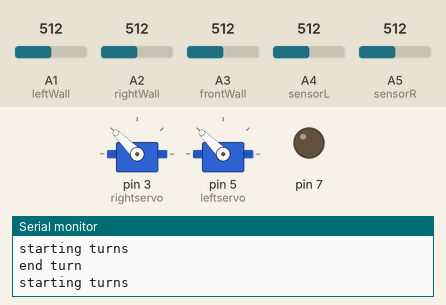
Recording of a sketch running on a simulated Arduino Uno, built with avr-gcc and run on an emulated ATmega328P. Shown: 2 × servo, output pins drawn as LEDs (lit = HIGH), the last lines printed to the serial monitor. The inputs (shaded band) are chosen by the test bench; at power-on: A3 (frontWall) = 512, A2 (rightWall) = 512, A1 (leftWall) = 512, A4 (sensorL) = 512, A5 (sensorR) = 512.

Above: at 3.2 s.
3.3 s: A3 (frontWall) set to 109
6.8 s: A3 (frontWall) set to 91
At 8.0 s:
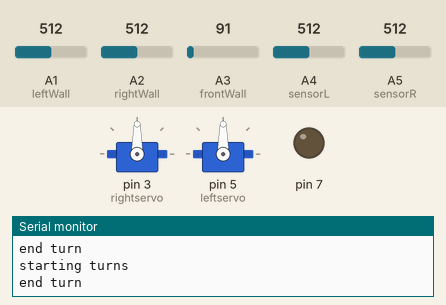
11.1 s: A2 (rightWall) set to 168
14.6 s: A2 (rightWall) set to 144
At 15.1 s:
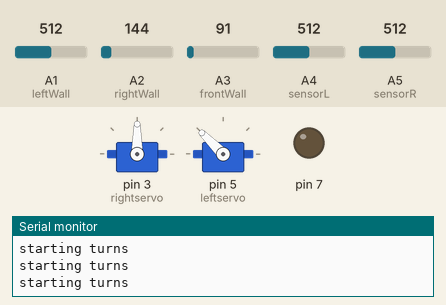
20.5 s: A2 (rightWall) set to 306
At 21.2 s:
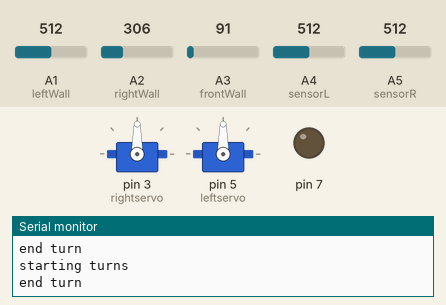
24.0 s: A2 (rightWall) set to 30
At 25.3 s:
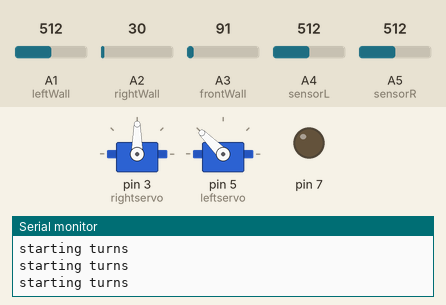
Timing chart, 0 to 28.6 s (numbered marks = the images above; inputs shaded):
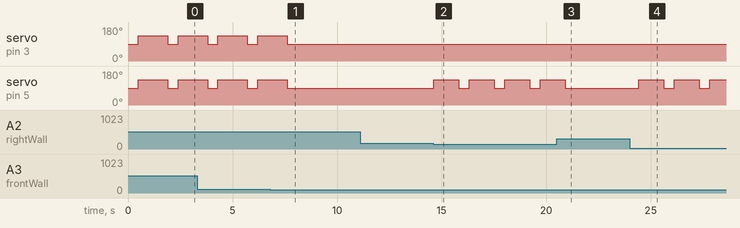

The sketch:

CharArray-11-9-18.ino
```cpp
#include <Servo.h>
//#include "radio.h"

//#include <SPI.h>
//#include "nRF24L01.h"
//#include "RF24.h"
//#include "printf.h"

//#define LOG_OUT 1 // use the log output function
//#define FFT_N 128 // set to 128 point fft
//#include <FFT.h>

//ARUINO INPUTS
int sensorL = A4;
int sensorR = A5;

int leftWall = A1;
int frontWall = A3;
int rightWall = A2;
//wall selector
//int s2 = 12;
//int s1 = 11;
//int s0 = 10;
////wall sensor
//int walls = A3;

//wall mux
//000 Left
//001 Right
//010 Front


//CALIBRATED GLOBAL VARIABLES
int lineVoltage = 800;
int LRwalls = 155;
int Fwall = 100;
int pause = 1200;
int mic_threshold = 40;

//NON-CALIBRATED GLOBAL VARIABLES
Servo rightservo;
Servo leftservo;

////wall reads
//int read_wallR = 0;
//int read_wallL = 0;
//int read_wallF = 0;
int robot = 0;
// radio information
unsigned char to_send_0 = 0b00000000;
unsigned char to_send_1 = 0b00000000;

int rows = 4; //length along y direction
int cols = 5; //length along x direction
char northWall = 0b00001000;
char eastWall = 0b00000100;
char southWall = 0b00000010;
char westWall = 0b00000001;

char front = 0b00001000;
char right = 0b00000100;
char left = 0b00000001;

enum maze_direction {
  north,
  south,
  east,
  west
};

short maze[5][4] =
  { {0, 0, 0, 0},
    {0, 0, 0, 0},
    {0, 0, 0, 0},
    {0, 0, 0, 0},
    {0, 0, 0, 0},
  };
int moves[60];//rows*cols*3];
int current[2]= {0, 0}; //first is x, second y
int count = 0;
bool backtracking = false;
maze_direction c_direction = north;

void setup() {
  //setting up maze
  maze[0][0] = true;

  //wall selects
//  pinMode(s2, OUTPUT);
//  pinMode(s1, OUTPUT);
//  pinMode(s0, OUTPUT);

  Serial.begin(9600);
  //printf_begin();

  //LED for robot detection
  pinMode(7, OUTPUT);
  servoSetup();

//  radioSetup();
//
//  int mic = 0;
//  while (mic == 0) {
//    mic = detectMicrophone();
//    Serial.println("Waiting for mic");
//  }
}

int readL[3] = {lineVoltage + 100, lineVoltage + 100, lineVoltage + 100};
int readR[3] = {lineVoltage + 100, lineVoltage + 100, lineVoltage + 100};
double leftAverage;
double rightAverage;

void loop() {
  sample();
  follow();
}

/*Sets up servos*/
void servoSetup()
{
  rightservo.attach(3);
  leftservo.attach(5);
  rightservo.write(90);
  leftservo.write(90);
}

/*All sensor values are read in and assigned to their proper variable in this method*/
void sample()
{
  //LINE SENSORS
  readR[0] = readR[1];
  readR[1] = readR[2];
  readR[2] = analogRead(sensorR);
  readL[0] = readL[1];
  readL[1] = readL[2];
  readL[2] = analogRead(sensorL);

  leftAverage = (readL[0] + readL[1] + readL[2])/3;
  rightAverage = (readR[0] + readR[1] + readR[2])/3;
  //END LINE SENSORS
}

/*Uses line sensors to have robots follow the line*/
void follow()
{
  // Go forward
  if (rightAverage >= lineVoltage && leftAverage >= lineVoltage) {
    leftservo.write(135);
    rightservo.write(45);
  }
  // intersection
  else if (rightAverage < lineVoltage && leftAverage < lineVoltage) {
    intersection();
  }
  // Continue turning right
  else if (rightAverage < lineVoltage && leftAverage >= lineVoltage) {
    leftservo.write(135);
    rightservo.write(90);
  }
  // Continue turning left
  else if (rightAverage >= lineVoltage && leftAverage < lineVoltage) {
    leftservo.write(90);
    rightservo.write(45);
  }
}

void intersection(){
// not sure if this stopping is necessary or not
  leftservo.write(90);
  rightservo.write(90);
  delay(500);
  char relativeState = 0; // 1 means can go
  char absoluteState = 0; // 1 means can go

  bool rWall = detectRightWall();
  bool lWall = detectLeftWall();
  bool fWall = detectFrontWall();

  if (!rWall) {
    relativeState = relativeState | right;
  }
  if (!lWall) {
    relativeState = relativeState | left;
  }
  if (!fWall) {
    relativeState = relativeState | front;
  }
//  detectRobot();
//  if (robot == 1) {
//    to_send_0 = to_send_0 | robot_present;
//    relativeState = relativeState & ~front;
//    digitalWrite(7, HIGH);
//    delay(500);
//  }
//  digitalWrite(7, LOW);

  absoluteState = relativeState;
  if (c_direction == east){
    absoluteState = fourBitWrap(absoluteState, 1);
  }
  if (c_direction == south){
    absoluteState = fourBitWrap(absoluteState, 2);
  }
  if (c_direction == west){
    absoluteState = fourBitWrap(absoluteState, 3);
  }
//
//  if ((absoluteState & 0b00001000) == 0){
//    to_send_1 = to_send_1 | wall_present_north;
//  }
//  if ((absoluteState & 0b00000100) == 0){
//    to_send_1 = to_send_1 | wall_present_east;
//  }
//  if ((absoluteState & 0b00000010) == 0){
//    to_send_1 = to_send_1 | wall_present_west;
//  }
//  if ((absoluteState & 0b00000001) == 0){
//    to_send_1 = to_send_1 | wall_present_south;
//  }
//
//  // radio information
//  ping_out( 0b11000000 );
//  delay( 250 );
//  ping_out( to_send_0 );
//  delay( 250 );
//  ping_out( 0b10000000 );
//  delay(250);
//  ping_out( to_send_1 );
//
//  to_send_0 = 0b00000000;
//  to_send_1 = 0b00000000;

  switch(c_direction) {
    case north :
      current[1] = current[1] + 1;
    case east :
      current[0] = current[0] + 1;
    case south :
      current[1] = current[1] - 1;
    case west :
      current[0] = current[0] - 1;
  }

  if (maze[current[0]][current[1]+1])
  {
    absoluteState = absoluteState & 0b11110111;
  }
  if (maze[current[0]+1][current[1]])
  {
    absoluteState = absoluteState & 0b11111011;
  }
  if (maze[current[0]][current[1]-1])
  {
    absoluteState = absoluteState & 0b11111101;
  }
  if (maze[current[0]-1][current[1]])
  {
    absoluteState = absoluteState & 0b11111110;
  }
  maze[current[0]][current[1]] = true;

  relativeState = absoluteState;
  if (c_direction == east){
    relativeState = fourBitWrapLeft(relativeState, 1);
  }
  if (c_direction == south){
    relativeState = fourBitWrapLeft(relativeState, 2);
  }
  if (c_direction == west){
    relativeState = fourBitWrapLeft(relativeState, 3);
  }

  Serial.println("starting turns");
  if ((relativeState & 0b00000100) > 1) {
    turn(1);
    moves[count] = 1; //right
    backtracking = false;
  }
  else if ((relativeState & 0b00001000) > 1) {
    leftservo.write(135);
    rightservo.write(45);
    count++;
    moves[count] = 2; //straight
    backtracking = false;
  }
  else if ((relativeState & 0b00000001) > 1) {
    turn(0);
    moves[count] = 3; //left
    backtracking = false;
  }
  else {
    if (backtracking) {
      backtrack();
    }
    else {
      turn(2);
      backtrack();
    }
  }

}

/*Turns the robot according to line sensor readings. A direction of 1 is a right turn.*/
void turn(int direction) {
    int side_passed_once = 0;
    int side_done = 0;

    if (direction == 1) { //turn right
      leftservo.write(135);
      rightservo.write(90);
    }
    else if (direction == 0) { //turn left
      leftservo.write(90);
      rightservo.write(45);
    }
    else {
      leftservo.write(135);
      rightservo.write(135);
      delay(200);
    }

    delay(pause);
    Serial.println("end turn");
    leftservo.write(135);
    rightservo.write(45);
}
void backtrack(){
  if (backtracking == false)
  {
    follow();
  }
  backtracking = true;
  if (moves[count] == 1)
  {
    moves[count] = 0;
    count = count - 1;
    turn(0);
  }
  else if (moves[count] == 2)
  {
    moves[count] = 0;
    count = count - 1;
  }
  else if (moves[count] == 3){
    moves[count] = 0;
    count = count - 1;
    turn(1);
  }
}

bool detectRightWall() {
//  digitalWrite(s2, LOW);
//  digitalWrite(s1, LOW);
//  digitalWrite(s0, LOW);

  //read_wallR = analogRead(walls);

  if (analogRead(rightWall) >= LRwalls) {
    return true;
  }
  else {
    return false;
  }
}

bool detectFrontWall() {
//  digitalWrite(s2, LOW);
//  digitalWrite(s1, LOW);
//  digitalWrite(s0, HIGH);

  //int read_wallF = analogRead(walls);


  if (analogRead(frontWall) >= Fwall) {
    return true;
  }
  else {
    return false;
  }
}

bool detectLeftWall() {
//  digitalWrite(s2, LOW);
//  digitalWrite(s1, HIGH);
//  digitalWrite(s0, LOW);

  //read_wallL = analogRead(walls);


  if (analogRead(leftWall) >= LRwalls) {
    return true;
  }
  else {
    return false;
  }
}

//void detectRobot() {
//  //default adc values
//  unsigned int default_timsk = TIMSK0;
//  unsigned int default_adcsra = ADCSRA;
//  unsigned int default_admux = ADMUX;
//  unsigned int default_didr = DIDR0;
//
//  //setup
//  TIMSK0 = 0; // turn off timer0 for lower jitter
//  ADCSRA = 0xe5; // set the adc to free running mode
//  ADMUX = 0x40; // use adc0
//  DIDR0 = 0x01; // turn off the digital input for adc0
//
//  cli();
//  for (int i = 0 ; i < 256 ; i += 2) { // save 128 samples
//      while(!(ADCSRA & 0x10)); // wait for adc to be ready
//      ADCSRA = 0xf5; // restart adc
//      byte m = ADCL; // fetch adc data
//      byte j = ADCH;
//      int k = (j << 8) | m; // form into an int
//      k -= 0x0200; // form into a signed int
//      k <<= 6; // form into a 16b signed int
//      fft_input[i] = k; // put real data into even bins
//      fft_input[i+1] = 0; // set odd bins to 0
//    }
//
//  fft_window(); // window the data for better frequency response
//  fft_reorder(); // reorder the data before doing the fft
//  fft_run(); // process the data in the fft
//  fft_mag_log(); // take the output of the fft
//  sei();
//
//  Serial.println(fft_log_out[23]);
//
//  if (fft_log_out[23] >= 70) {
//    TIMSK0 = default_timsk;
//    ADCSRA = default_adcsra;
//    ADMUX = default_admux;
//    DIDR0 = default_didr;
//    robot = 1;
//  }
//  else {
//    TIMSK0 = default_timsk;
//    ADCSRA = default_adcsra;
//    ADMUX = default_admux;
//    DIDR0 = default_didr;
//    robot = 0;
//  }
//}
//
//int detectMicrophone () {
//  cli();
//  for (int i = 0 ; i < 256 ; i += 2) {
//    fft_input[i] = analogRead(A4); // <-- NOTE THIS LINE
//    fft_input[i+1] = 0;
//  }
//
//  fft_window();
//  fft_reorder();
//  fft_run();
//  fft_mag_log();
//  sei();
//
//  //whatever bin number decided goes after the log_out
//  // decide threshold by testing the microphone at different distances(?)
//  if (fft_log_out[10] > mic_threshold) {
//    return 1;
//  }
//  else {
//    return 0;
//  }
//}

char fourBitWrap(char x, int n)
{
  for (int a = 0; a < n; a++)
  {
    char temp = x & 0b00000001;
    temp = temp << 3;
    x = x >> 1;
    x = x & 0b00001111;
    x = x | temp;
  }
  return x;
}
char fourBitWrapLeft(char x, int n)
{
  for (int a = 0; a < n; a++)
  {
    char temp = x & 0b00001000;
    temp = temp >> 3;
    x = x << 1;
    x = x & 0b00001111;
    x = x | temp;
  }
  return x;
}
```

Measured:
- the behaviour switches between 100 and 99 on A3 (frontWall) (found by bisection; images 0 and 1)
- the behaviour switches between 155 and 154 on A2 (rightWall) (found by bisection; images 1 and 2)
- after the input at 6.8 s, servo on pin 3 (rightservo), servo on pin 5 (leftservo): goes on until 7.6 s, then stays 90°
- after the input at 14.6 s, servo on pin 5 (leftservo): alternates 135° for 1.2 s and 90° for 0.50 s, starting at once
- after the input at 20.5 s, servo on pin 5 (leftservo): goes on until 20.9 s, then stays 90°
- after the input at 24.0 s, servo on pin 5 (leftservo): alternates 135° for 1.2 s and 90° for 0.50 s, starting after 0.43 s
- by itself, servo on pin 3 (rightservo), servo on pin 5 (leftservo): alternates 135° for 1.4 s and 90° for 0.50 s
